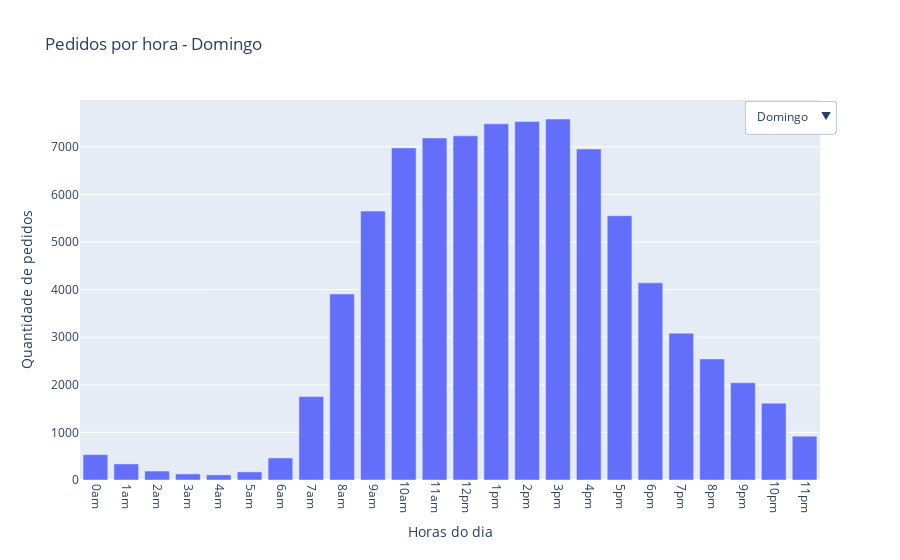

The notebook cell saved with this chart:
### Code cell
# Pedidos por hora com botoes por dia da semana
orders_by_hour_all = (
    df_orders.groupby(["order_dow", "order_hour_of_day"])["user_id"]
    .count()
    .reset_index(name="order_count")
)
orders_by_hour_all["hour_label"] = orders_by_hour_all["order_hour_of_day"].map(
    dict(enumerate(hour_labels))
)
fig = go.Figure()
for dow in range(7):
    data = orders_by_hour_all[orders_by_hour_all["order_dow"] == dow]
    fig.add_bar(
        x=data["hour_label"],
        y=data["order_count"],
        name=day_names[dow],
        visible=(dow == 0),
    )

buttons = []
for i in range(7):
    visibility = [False] * 7
    visibility[i] = True
    buttons.append(
        dict(
            label=day_names[i],
            method="update",
            args=[
                {"visible": visibility},
                {"title": f"Pedidos por hora - {day_names[i]}"},
            ],
        )
    )

fig.update_layout(
    title=f"Pedidos por hora - {day_names[0]}",
    xaxis_title="Horas do dia",
    yaxis_title="Quantidade de pedidos",
    xaxis_tickangle=90,
    updatemenus=[dict(active=0, buttons=buttons, x=1.02, y=1)],
)
fig.show()

### Figure 1 — Plotly figure (JSON) as saved in the notebook; plotly's stock layout.template omitted (floating-point values rounded to 4 significant figures)
{"data": [{"name": "Domingo", "type": "bar", "visible": true, "x": [" 0am", " 1am", " 2am", " 3am", " 4am", " 5am", " 6am", " 7am", " 8am", " 9am", "10am", "11am", "12pm", " 1pm", " 2pm", " 3pm", " 4pm", " 5pm", " 6pm", " 7pm", " 8pm", " 9pm", "10pm", "11pm"], "y": [533, 337, 188, 128, 108, 171, 463, 1752, 3908, 5650, 6978, 7186, 7231, 7483, 7533, 7585, 6956, 5552, 4142, 3084, 2544, 2043, 1614, 921]}, {"name": "Segunda", "type": "bar", "visible": false, "x": [" 0am", " 1am", " 2am", " 3am", " 4am", " 5am", " 6am", " 7am", " 8am", " 9am", "10am", "11am", "12pm", " 1pm", " 2pm", " 3pm", " 4pm", " 5pm", " 6pm", " 7pm", " 8pm", " 9pm", "10pm", "11pm"], "y": [565, 269, 145, 104, 104, 246, 757, 2320, 4751, 7262, 7881, 7194, 6648, 6618, 6545, 6446, 6050, 5125, 4075, 3126, 2332, 1698, 1165, 759]}, {"name": "Terça", "type": "bar", "visible": false, "x": [" 0am", " 1am", " 2am", " 3am", " 4am", " 5am", " 6am", " 7am", " 8am", " 9am", "10am", "11am", "12pm", " 1pm", " 2pm", " 3pm", " 4pm", " 5pm", " 6pm", " 7pm", " 8pm", " 9pm", "10pm", "11pm"], "y": [462, 240, 136, 104, 109, 196, 653, 1900, 3485, 5057, 5489, 5365, 5066, 5234, 5344, 5260, 5322, 4525, 3672, 2787, 2061, 1481, 1130, 755]}, {"name": "Quarta", "type": "bar", "visible": false, "x": [" 0am", " 1am", " 2am", " 3am", " 4am", " 5am", " 6am", " 7am", " 8am", " 9am", "10am", "11am", "12pm", " 1pm", " 2pm", " 3pm", " 4pm", " 5pm", " 6pm", " 7pm", " 8pm", " 9pm", "10pm", "11pm"], "y": [373, 215, 106, 101, 108, 170, 643, 1732, 3125, 4490, 5026, 5004, 4688, 4674, 4774, 5163, 4976, 4175, 3463, 2652, 1917, 1450, 1154, 718]}, {"name": "Quinta", "type": "bar", "visible": false, "x": [" 0am", " 1am", " 2am", " 3am", " 4am", " 5am", " 6am", " 7am", " 8am", " 9am", "10am", "11am", "12pm", " 1pm", " 2pm", " 3pm", " 4pm", " 5pm", " 6pm", " 7pm", " 8pm", " 9pm", "10pm", "11pm"], "y": [324, 229, 114, 109, 100, 198, 594, 1787, 3136, 4332, 4938, 4842, 4433, 4567, 4795, 4795, 4788, 4089, 3379, 2691, 2037, 1506, 1236, 791]}, {"name": "Sexta", "type": "bar", "visible": false, "x": [" 0am", " 1am", " 2am", " 3am", " 4am", " 5am", " 6am", " 7am", " 8am", " 9am", "10am", "11am", "12pm", " 1pm", " 2pm", " 3pm", " 4pm", " 5pm", " 6pm", " 7pm", " 8pm", " 9pm", "10pm", "11pm"], "y": [459, 219, 123, 99, 118, 229, 654, 1933, 3373, 4794, 5347, 5325, 4836, 5108, 5265, 5352, 4991, 4169, 3441, 2597, 1886, 1368, 1028, 774]}, {"name": "Sábado", "type": "bar", "visible": false, "x": [" 0am", " 1am", " 2am", " 3am", " 4am", " 5am", " 6am", " 7am", " 8am", " 9am", "10am", "11am", "12pm", " 1pm", " 2pm", " 3pm", " 4pm", " 5pm", " 6pm", " 7pm", " 8pm", " 9pm", "10pm", "11pm"], "y": [464, 254, 177, 125, 118, 161, 451, 1619, 3246, 4311, 4919, 5116, 5132, 5323, 5375, 5188, 5029, 4295, 3338, 2610, 1847, 1473, 1185, 893]}], "layout": {"title": {"text": "Pedidos por hora - Domingo"}, "updatemenus": [{"active": 0, "buttons": [{"args": [{"visible": [true, false, false, false, false, false, false]}, {"title": "Pedidos por hora - Domingo"}], "label": "Domingo", "method": "update"}, {"args": [{"visible": [false, true, false, false, false, false, false]}, {"title": "Pedidos por hora - Segunda"}], "label": "Segunda", "method": "update"}, {"args": [{"visible": [false, false, true, false, false, false, false]}, {"title": "Pedidos por hora - Terça"}], "label": "Terça", "method": "update"}, {"args": [{"visible": [false, false, false, true, false, false, false]}, {"title": "Pedidos por hora - Quarta"}], "label": "Quarta", "method": "update"}, {"args": [{"visible": [false, false, false, false, true, false, false]}, {"title": "Pedidos por hora - Quinta"}], "label": "Quinta", "method": "update"}, {"args": [{"visible": [false, false, false, false, false, true, false]}, {"title": "Pedidos por hora - Sexta"}], "label": "Sexta", "method": "update"}, {"args": [{"visible": [false, false, false, false, false, false, true]}, {"title": "Pedidos por hora - Sábado"}], "label": "Sábado", "method": "update"}], "x": 1.02, "y": 1}], "xaxis": {"tickangle": 90, "title": {"text": "Horas do dia"}}, "yaxis": {"title": {"text": "Quantidade de pedidos"}}}}
